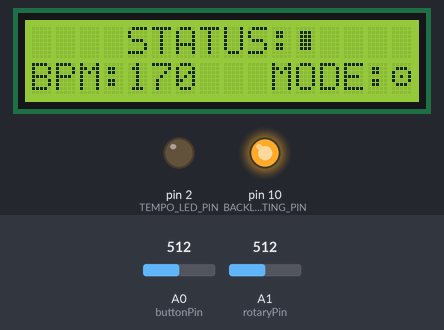
Simulated run of this sketch. Board: Arduino Uno, built with avr-gcc and run on an emulated ATmega328P. On the bench: 16×2 character LCD, output pins drawn as LEDs (lit = HIGH). Dashed ring = blinking. The test bench sets the inputs (shaded band); at power-on: A0 (buttonPin) = 512, A1 (rotaryPin) = 512. What the sketch prints to the serial monitor is not drawn.

Above: at 4.2 s.
4.3 s: A0 (buttonPin) set to 364
7.3 s: A0 (buttonPin) set to 335
At 7.61 s:
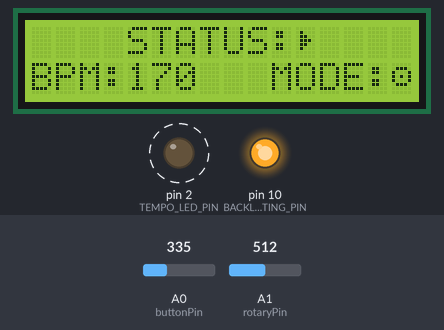
9.2 s: A0 (buttonPin) set to 256
12.2 s: A0 (buttonPin) set to 239
At 12.8 s:
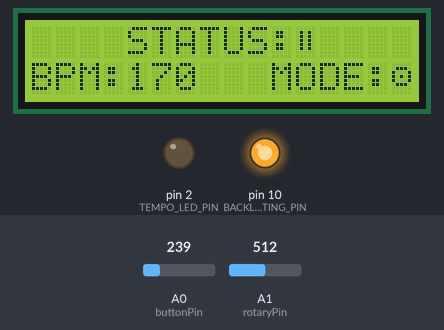
13.7 s: A0 (buttonPin) set to 511
At 14.9 s:
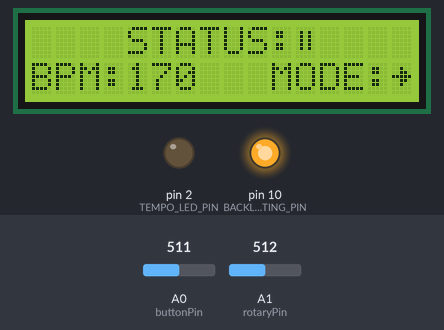
15.2 s: A0 (buttonPin) set to 306
At 15.51 s:
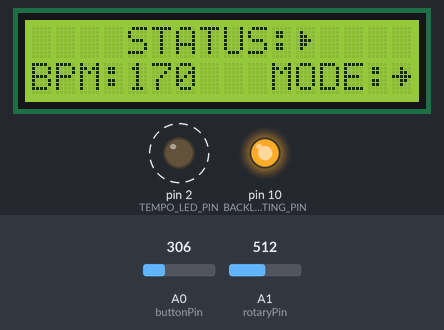
Timing chart, 0 to 27.0 s (numbered marks = the images above; inputs shaded):
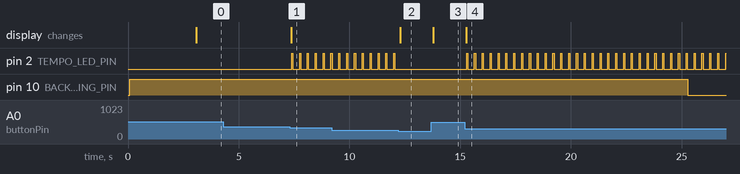

Measured:
- the behaviour switches between 350 and 349 on A0 (buttonPin) (found by bisection; images 0 and 1)
- the behaviour switches between 250 and 249 on A0 (buttonPin) (found by bisection; images 1 and 2)
- after the input at 4.3 s, every drawn part: stays the same
- after the input at 7.3 s, pin 2 (TEMPO_LED_PIN): alternates HIGH for 0.05 s and LOW for 0.30 s, starting after 0.09 s; the display: changes after 0.08 s (image 1)
- after the input at 12.2 s, pin 2 (TEMPO_LED_PIN): stops changing and stays LOW; the display: changes after 0.08 s (image 2)
- after the input at 13.7 s, the display: changes after 0.08 s (image 3)
- after the input at 15.2 s, pin 2 (TEMPO_LED_PIN): alternates HIGH for 0.05 s and LOW for 0.30 s, starting after 0.09 s; pin 10 (BACKLIGHTING_PIN): HIGH → LOW after 10.1 s instead of 8.6 s; the display: changes after 0.08 s (image 4)

The sketch:

armiclo.ino
```cpp
// Include libraries
#include <LiquidCrystal.h>

// Definition of MIDI messages
#define MIDI_TIMING_CLOCK 0xF8
#define MIDI_START 0xFA
#define MIDI_CONTINUE 0xFB
#define MIDI_STOP 0xFC

// Definition of buttons analog thresholds
#define BUTTON_RIGHT 50
#define BUTTON_UP 250
#define BUTTON_DOWN 350
#define BUTTON_LEFT 550
#define BUTTON_SELECT 750
#define BUTTON_NONE 1023

// Definition of tempo LED pin
#define TEMPO_LED_PIN 2

// Definition of LCD backlighting pin
#define BACKLIGHTING_PIN 10

// Definition of LED blink time (en usecs)
#define LED_BLINK_TIME 50000

// Definition of LCD backlight ON time (en usecs)
#define LCD_BACKLIGHT_TIME 10000000

// Definition of user input delay (en usecs)
#define USER_INPUT_DELAY 100000

// Definition of custom char references
#define MODE_DIRECT 0
#define MODE_SEND 1
#define STATUS_PLAY 2
#define STATUS_PAUSE 3
#define STATUS_STOP 4

// Analog input definition
const int buttonPin = A0;
const int rotaryPin = A1;

// Global potentiometer value
int rotaryVal = -2;

// Global triggers to follow up
int midiTicks;
long lastMidiCheck;
long lastLEDCheck;
long lastUICheck;
long lastBacklightCheck;


// BPM store
int bpm;

// MIDI delay between each 24 ticks / beat
long midiDelay;

// LED blink config
bool ledOnState = false;

// LCD ON config
bool lcdOnState = true;

// Definition of LCD display
LiquidCrystal lcd(8, 9, 4, 5, 6, 7);

// Playing states enum
enum {
  IS_PLAYING,
  IS_PAUSED,
  IS_STOPPED
};

// Last button pressed
int buttonVal;

// Playing state
byte playState = IS_STOPPED;

// Definition of custom char bitmaps
byte mode_direct[8] = {
  B00000,
  B00100,
  B00110,
  B11111,
  B00110,
  B00100,
  B00000,
  B00000
};

byte mode_send[8] = {
  B00000,
  B01110,
  B10001,
  B10101,
  B10001,
  B01110,
  B00000,
  B00000
};

byte status_play[8] = {
  B00000,
  B01000,
  B01100,
  B01110,
  B01100,
  B01000,
  B00000,
  B00000
};

byte status_pause[8] = {
  B00000,
  B01010,
  B01010,
  B01010,
  B01010,
  B01010,
  B00000,
  B00000
};

byte status_stop[8] = {
  B00000,
  B01110,
  B01110,
  B01110,
  B01110,
  B01110,
  B00000,
  B00000
};

// By default, we directly send MIDI BPM changes
bool modeDirect = true;

// Setup section
void setup() {

  //Init Serial USB communication for sending MIDI messages
  Serial.begin(31250);

  // Set tempo led digital pin to output mode
  pinMode(TEMPO_LED_PIN, OUTPUT);

  // Set LCD backlighting digital pin to output mode
  pinMode(BACKLIGHTING_PIN, OUTPUT);

  // Init LCD in 2x16 mode
  lcd.begin(16, 2);

  // Create custom chars
  lcd.createChar(MODE_DIRECT, mode_direct);
  lcd.createChar(MODE_SEND, mode_send);
  lcd.createChar(STATUS_PLAY, status_play);
  lcd.createChar(STATUS_PAUSE, status_pause);
  lcd.createChar(STATUS_STOP, status_stop);

  // Display splash title for 3s
  lcd.clear();
  backlightOn(0);
  lcd.print(" ARDUINO SIMPLE ");
  lcd.setCursor(3, 1);
  lcd.print("MIDI CLOCK");
  delay(3000);
  lcd.clear();

  // Display default interface
  lcd.print("    STATUS:");
  lcd.write(byte(STATUS_STOP));
  lcd.setCursor(0, 1);
  lcd.print("BPM:      MODE:");
  lcd.write(byte(MODE_DIRECT));

  // Reset all triggers before we start
  resetTriggers();

  // Default state for MIDI clock is off
  Serial.write(MIDI_STOP);
}

// Looping section
void loop() {
  dispatcher();
}

void resetTriggers(void) {
  midiTicks = 0;
  lastMidiCheck = 0;
  lastLEDCheck = 0;
  lastUICheck = 0;
  lastBacklightCheck = micros();
}

// The dispatcher allows to check when new events have to be fired without blocking the main loop
void dispatcher() {

  // Get present time in microseconds since Arduino has been started
  long now = micros();

  // Time to read user input
  if(now - lastUICheck > USER_INPUT_DELAY) {
    lastUICheck = now;
    rotaryVal = rotaryListener(now);
    buttonListener(now);
  }

  // Time to send a MIDI clock signal
  if(now - lastMidiCheck >= midiDelay) {
    lastMidiCheck = now;
    if(playState == IS_PLAYING) {
      if(midiTicks == 0 && playState == IS_PLAYING) ledOn(now);
      midiTicks++;
      if(midiTicks > 23) midiTicks = 0;
    }
    Serial.write(MIDI_TIMING_CLOCK);
  }

  // Time to turn OFF LED
  if(ledOnState && now - lastLEDCheck > LED_BLINK_TIME) ledOff();

  // Time to turn OFF LCD
  if(lcdOnState && now - lastBacklightCheck > LCD_BACKLIGHT_TIME) backlightOff();
}

// Reads the rotary resistor value and adjust BPM value if it has changed
int rotaryListener(long now) {
  int newRotaryVal = analogRead(rotaryPin);

  // We have set a small error margin of 1 when reading rotary resistor value
  // This value is not 100% accurate in time and can slightly drift
  if(newRotaryVal < rotaryVal - 1 || newRotaryVal > rotaryVal + 1) {
    backlightOn(now);
    bpm = map(newRotaryVal, 0, 1020, 40, 300);
    lcd.setCursor(4, 1);
    lcd.print(String(bpm) + " ");
    if(modeDirect) midiDelay = long(round(60000000 / bpm / 24));
  }
  return newRotaryVal;
}

// Set BPM LED On
void ledOn(long now) {
  lastLEDCheck = now;
  ledOnState = true;
  digitalWrite(TEMPO_LED_PIN, HIGH);
}

// Set BPM LED Off
void ledOff(void) {
  ledOnState = false;
  digitalWrite(TEMPO_LED_PIN, LOW);
}

// Set LCD backlighting On
void backlightOn(long now) {
  lastBacklightCheck = now;
  lcdOnState = true;
  digitalWrite(BACKLIGHTING_PIN, HIGH);
}

// Set LCD backlighting Off
void backlightOff(void) {
  lcdOnState = true;
  digitalWrite(BACKLIGHTING_PIN, LOW);
}


// Listen to button presses from LCD buttons
// To avoid multiple false presses, we store last pressed button
// and only fire the event if it is different from previous one
void buttonListener(long now) {
  int newButtonVal = analogRead(buttonPin);
  if (newButtonVal < BUTTON_RIGHT) {
    if(buttonVal != BUTTON_RIGHT) {
      buttonVal = BUTTON_RIGHT;
      if(!modeDirect) {
        backlightOn(now);
        midiDelay = long(round(60000000 / bpm / 24));
      }
    }
  }
  else if (newButtonVal < BUTTON_UP) {
    if(buttonVal != BUTTON_UP) {
      backlightOn(now);
      buttonVal = BUTTON_UP;
      lcd.setCursor(11, 0);
      if(playState == IS_PLAYING) {
        playState = IS_PAUSED;
        lcd.write(byte(STATUS_PAUSE));
        Serial.write(MIDI_STOP);
      }
      else if(playState == IS_PAUSED) {
        playState = IS_PLAYING;
        lcd.write(byte(STATUS_PLAY));
        Serial.write(MIDI_CONTINUE);
      }
      else {
        playState = IS_PLAYING;
        lcd.write(byte(STATUS_PLAY));
        Serial.write(MIDI_START);
      }
    }
  }
  else if (newButtonVal < BUTTON_DOWN) {
    if(buttonVal != BUTTON_DOWN) {
      backlightOn(now);
      buttonVal = BUTTON_DOWN;
      midiTicks = 0;
      playState = IS_PLAYING;
      lcd.setCursor(11, 0);
      lcd.write(byte(STATUS_PLAY));
      Serial.write(MIDI_START);
    }
  }
  else if (newButtonVal < BUTTON_LEFT) {
    if(buttonVal != BUTTON_LEFT) {
      backlightOn(now);
      buttonVal = BUTTON_LEFT;
      modeDirect = !modeDirect;
      lcd.setCursor(15, 1);
      if(modeDirect) {
        midiDelay = long(round(60000000 / bpm / 24));
        lcd.write(byte(MODE_DIRECT));
      }
      else lcd.write(byte(MODE_SEND));
    }
 }
  else if (newButtonVal < BUTTON_SELECT) {}
  else buttonVal = BUTTON_NONE;
}
```
